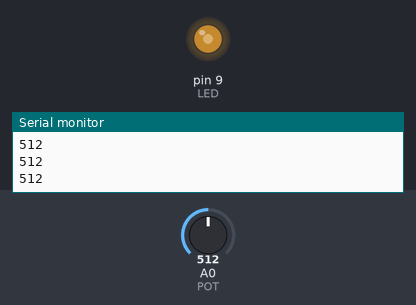
This sketch was run on a simulated Arduino Uno, built with avr-gcc and run on an emulated ATmega328P. Parts: output pins drawn as LEDs (lit = HIGH), the last lines printed to the serial monitor. Inputs (shaded band) come from the test bench; at power-on: A0 (POT) = 512.

Above: at 1.2 s.
1.3 s: A0 (POT) set to 716
At 1.7 s:
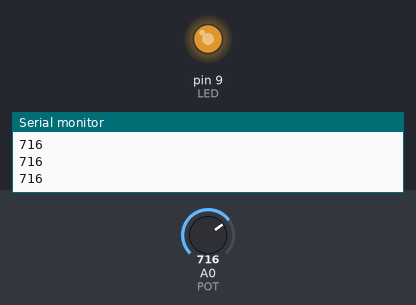
2.8 s: A0 (POT) set to 900
At 3.3 s:
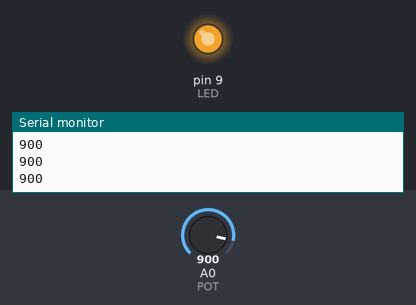
4.3 s: A0 (POT) set to 122
At 4.8 s:
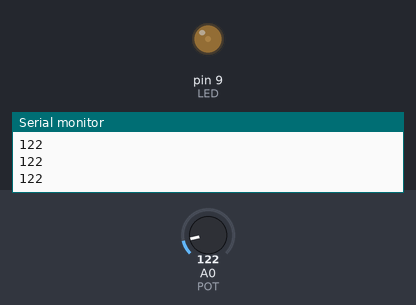
5.8 s: A0 (POT) set to 0
At 6.3 s:
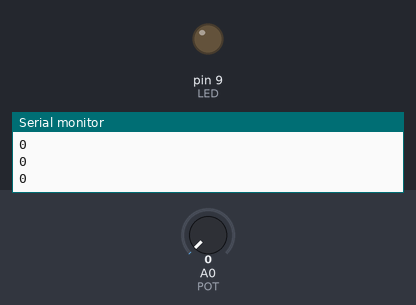
7.3 s: A0 (POT) set to 511
At 7.7 s:
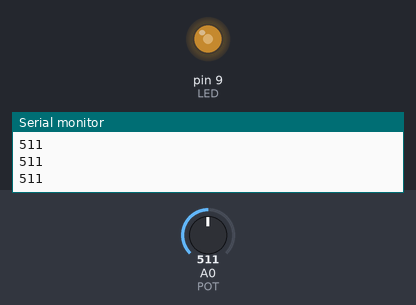
Timing chart, 0 to 9.8 s (numbered marks = the images above; inputs shaded):
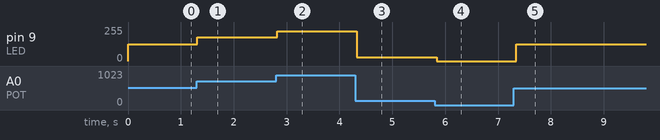

The sketch:

task05_potentiometer_brightness.ino
```cpp
// Задание 5: яркость светодиода регулируется потенциометром
const int LED = 9;     // вывод с ШИМ
const int POT = A0;

void setup() {
  pinMode(LED, OUTPUT);
  Serial.begin(9600);
}

void loop() {
  int pot = analogRead(POT);
  int brightness = map(pot, 0, 1023, 0, 255);
  analogWrite(LED, brightness);
  Serial.println(pot);
  delay(50);
}
```

Measured:
- after the input at 1.3 s, pin 9 (LED): 127/255 → 178/255 at once
- after the input at 2.8 s, pin 9 (LED): 178/255 → 224/255 at once
- after the input at 4.3 s, pin 9 (LED): 224/255 → 30/255 at once
- after the input at 5.8 s, pin 9 (LED): 30/255 → 0/255 at once
- after the input at 7.3 s, pin 9 (LED): 0/255 → 127/255 after 0.05 s
